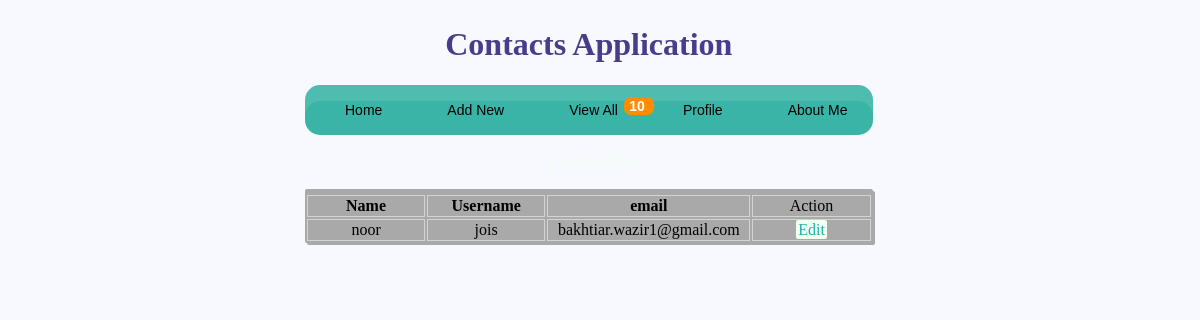
The app's page /viewProfile.php (signed in) with its own data.
### tables this page shows
CREATE TABLE IF NOT EXISTS `userdetails` (
  `contact_id` int(11) NOT NULL AUTO_INCREMENT COMMENT 'Primary Key',
  `name` varchar(255) NOT NULL,
  `username` varchar(255) NOT NULL,
  `email` varchar(255) NOT NULL,
  `password` varchar(255) NOT NULL,
  PRIMARY KEY (`contact_id`)
);

### viewProfile.php (the view, shortened to what this page needs)
<html>
<head>
<link rel="stylesheet" href="style.css">
</head>
<body bgcolor="#CCCCFF">
  <div id="main">
  <h1> Contacts Application</h1>
  <?php  include_once 'menu-main.php';?>
    <p class="prof"> User Profile</p>
   <table class=" viewtabl" >
  <th>
  <tr>
  <td><strong>Name</strong></td>
  <td><strong>Username</strong></td>
  <td><strong>email</strong></td>
  <td>Action</td>
  </tr>
  </th>
  <?php
   require_once 'db.php';
   $query = "SELECT * FROM userdetails where contact_id= '".$_SESSION['contact_id']."'";
    $result = mysqli_query($dbcon,$query);
	 $row = @mysqli_fetch_assoc($result)?>
  <tr>
  <td> <?php echo $row["name"];?></td>
  <td><?php echo $row["username"];?></td>
  <td><?php echo $row["email"];?></td>
  <td>
 <a href="editProfile.php?editProfile=<?php echo $row["contact_id"]; ?> "id="edt">Edit</a>
  </td>
  </tr>
	 </table>
	   </div>
</body>
</html>

### style.css (style rules this page uses)
body { margin: 0px; padding: 0px; background:#285c76; background-color: ghostwhite; }
div#main { position: absolute; left: 25%; padding: 5px; }
#main h1 { text-transform: capitalize; text-align: center; color: darkslateblue; }
p.prof { text-align: center; color: honeydew; font-size: 17px; }
table.viewtabl { width: 100%; background: darkgray; border-radius: 2px; box-shadow: 2px 2px darkgrey; }
.viewtabl td { border: 1px solid lightgray; width: 104px; text-align: center; }
table.viewtabl td.ev a#del, a#edt { background: honeydew; padding: 1px 2px; text-align: center; border-radius: 2px; text-decoration: none; margin: 2px 2px; color: lightseagreen; }

### records on screen
userdetails: name "noor", username "jois", email "bakhtiar.wazir1@gmail.com"

### other values on screen
$row "10"
